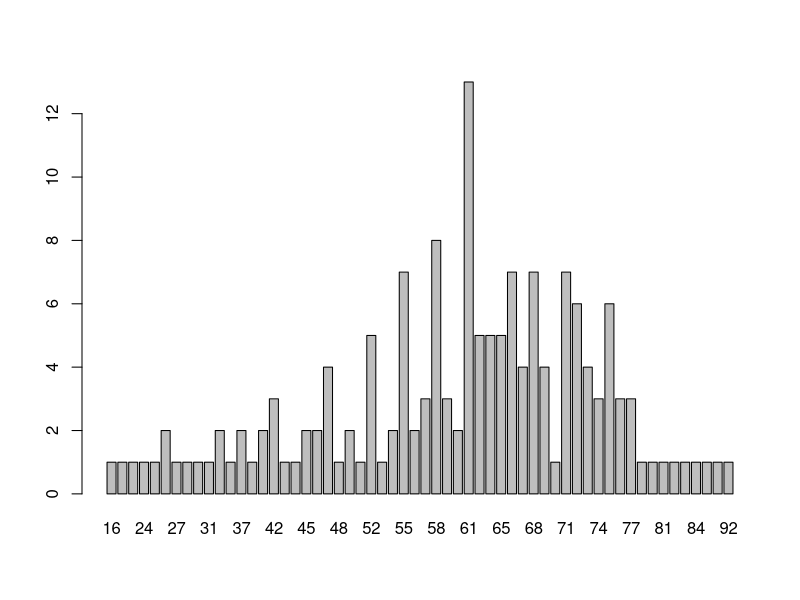
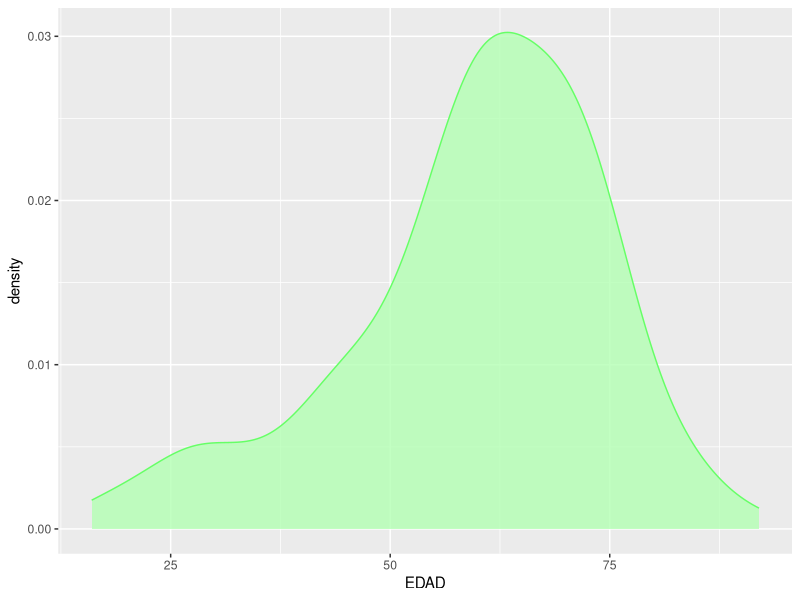
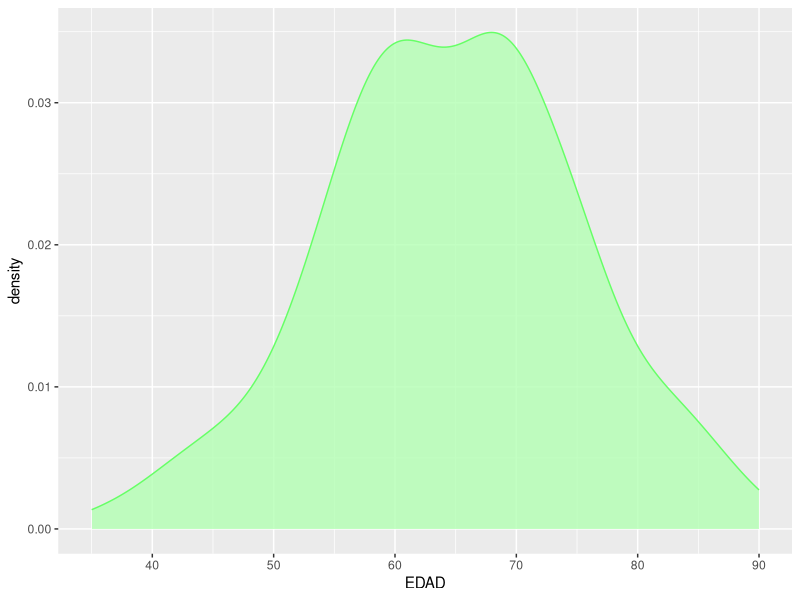
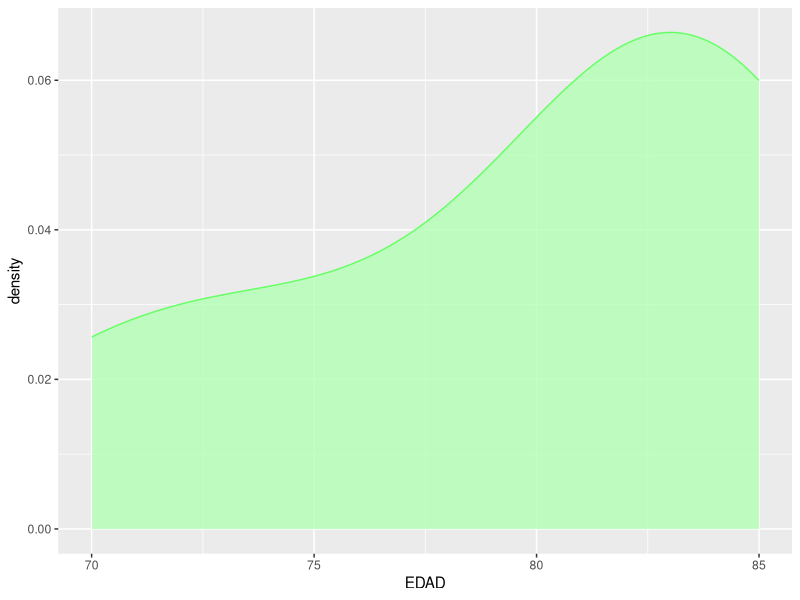

Reproduce these figures in R, in order.
## ---- chunk 1

library(ggplot2)
library(plotrix)
library(dplyr)

library(readxl)
dataset <- read_excel("dataset.xlsx")

angioplastia <- dataset[which(dataset$PROCEDIMIENTO == "ANGIOPLASTIA"),]
cirugia <- dataset[which(dataset$PROCEDIMIENTO == "CIRUGIA"),]
endovalvula <- dataset[which(dataset$PROCEDIMIENTO == "ENDOVALVULA"),]

## ---- chunk 2

plot(factor(cirugia$EDAD),type = "h")

cirugia %>%
  ggplot( aes(x=EDAD))+
  geom_density(fill="#b3ffb3", color="#66ff66", alpha=0.8)

angioplastia %>%
  ggplot( aes(x=EDAD))+
  geom_density(fill="#b3ffb3", color="#66ff66", alpha=0.8)

endovalvula %>%
  ggplot( aes(x=EDAD))+
  geom_density(fill="#b3ffb3", color="#66ff66", alpha=0.8)


